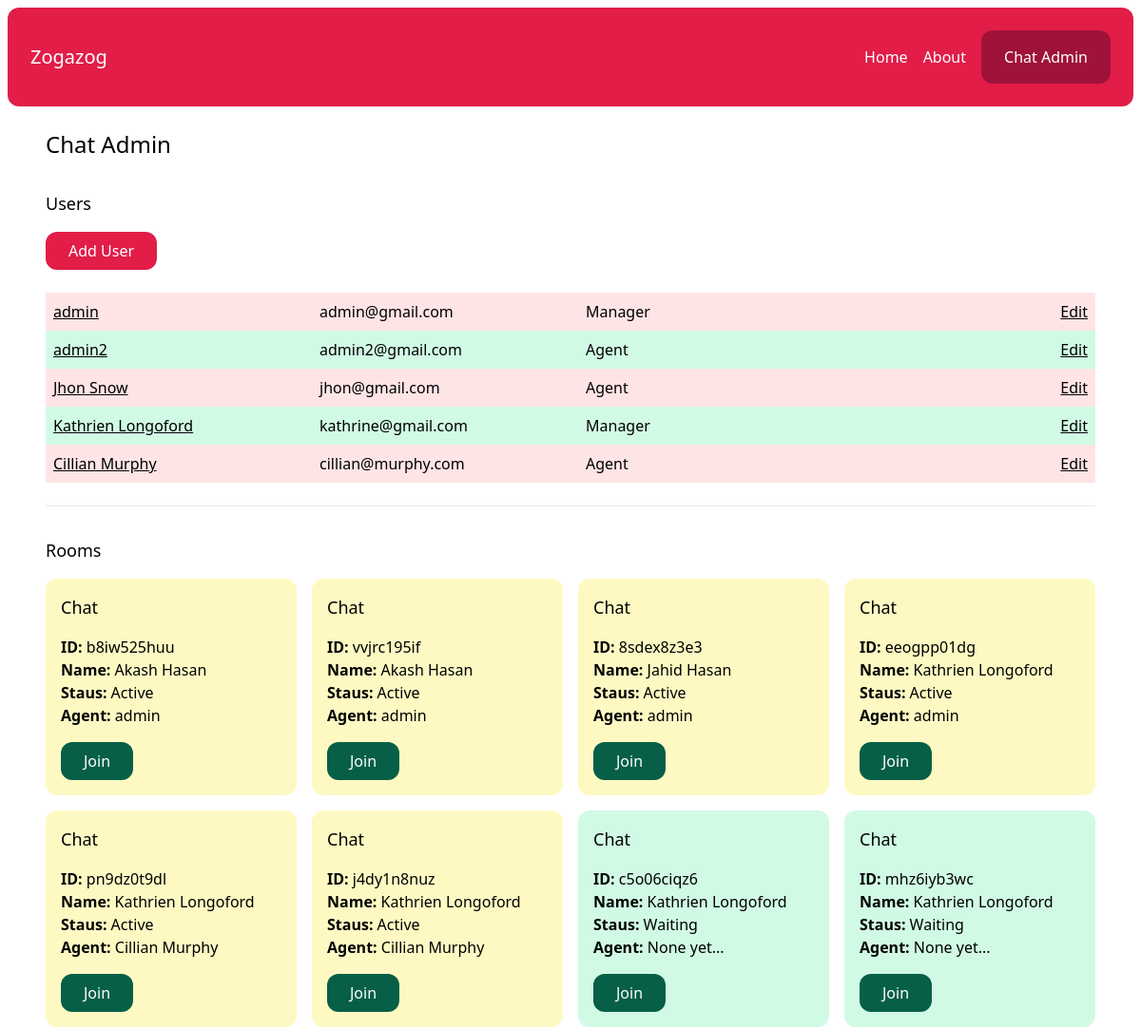
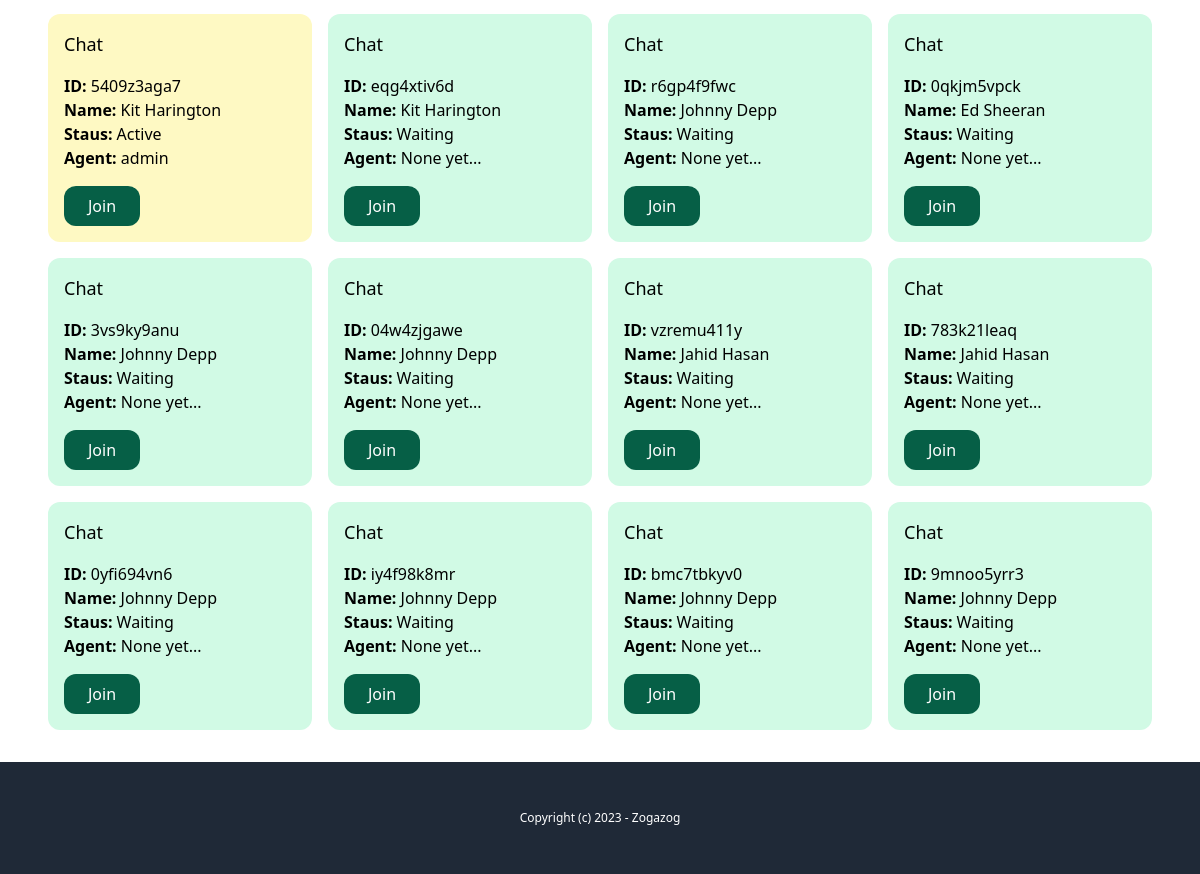
The page /chat-admin/ (signed in) on the database its author committed (2 pictures, top to bottom).
### account/models.py (models this page shows)
class User(AbstractBaseUser, PermissionsMixin):
    AGENT = 'agent'
    MANAGER = 'manager'
    ROLES_CHOICES = (
        (AGENT, 'Agent'),
        (MANAGER, 'Manager'),
    )
    id = models.UUIDField(primary_key=True, default=uuid.uuid4, editable=False)
    email = models.EmailField(unique=True)
    name = models.CharField(max_length=255, blank=True, default='')
    role = models.CharField(max_length=20, choices=ROLES_CHOICES, default=AGENT)
    is_active = models.BooleanField(default=True)
    is_superuser = models.BooleanField(default=False)
    is_staff = models.BooleanField(default=False)
    date_joined = models.DateTimeField(default=timezone.now)
    last_login = models.DateTimeField(blank=True, null=True)
    objects = CustomUserManager()
    USERNAME_FIELD = 'email'
    EMAIL_FIELD = 'email'
    REQUIRED_FIELDS = ['name']

### chat/models.py (models this page shows, shortened)
class Room(models.Model):
    WAITING = 'waiting'
    ACTIVE = 'active'
    CLOSED = 'closed'
    CHOICES_STATUS = (
        (WAITING, 'Waiting'),
        (ACTIVE, 'Active'),
        (CLOSED, 'Closed'),
    )
    uuid = models.CharField(_("UUID"), max_length=255)
    client = models.CharField(_("Client"), max_length=255)
    agent = models.ForeignKey(User, related_name='rooms',blank=True,null=True, on_delete=models.SET_NULL)
    messages = models.ManyToManyField(Message, blank=True)
    url = models.CharField(_("URL"), max_length=255,blank=True,null=True)
    status = models.CharField(_("STATUS"), max_length=20,choices=CHOICES_STATUS,default=WAITING)
    created_at = models.DateTimeField(_("Created At"), auto_now=False, auto_now_add=True)
    class Meta:
        ordering = ('-created_at',)

### chat/views.py (the view)
# urls.py: path('chat-admin/', views.admin, name="chat-admin"),
@login_required
def admin(request):
    rooms = Room.objects.all()
    users = User.objects.filter(is_staff=True)
    return render(request, 'chat/admin.html', {'rooms': rooms, 'users':users})

### chat/templates/chat/admin.html
{% extends "core/base.html" %}
{% load static %}
{% block content %}
    <h1 class="text-2xl">Chat Admin</h1>
    {% if perms.user.add_user %}
        <div class="mt-8">
            <h2 class="mb-4 text-lg">Users</h2>
            <a href="{% url "chat:add_user" %}" class="inline-block py-2 px-6 bg-rose-600 text-white rounded-xl">Add User</a>
            <div class="mt-6 ">
                {% for user in users %}
                    <div class="grid grid-cols-4 gap-4 py-2 {% cycle 'bg-rose-100' 'bg-emerald-100' %}">
                        <p class="px-2">
                            <a class="underline" href="{% url "chat:user_detail" user.pk %}">{{user.name}}</a>
                        </p>
                        <p class="px-2">{{user.email}}</p>
                        <p class="px-2">{{user.get_role_display}}</p>
                        <p class="px-2 text-right">
                            <a href="#" class="underline">Edit</a>
                        </p>
                    </div>
                {% endfor %}
            </div>
        </div>
    {% endif %}
    <hr class="my-6">
    <div class="mt-8">
        <h2 class="mb-4 text-lg">Rooms</h2>
        {% include "chat/partials/room_list.html" %}
    </div>
{% endblock content %}

### chat/templates/chat/partials/room_list.html
<div class="grid grid-cols-4 gap-4">
    {% for room in rooms %}
        <div class="p-4 rounded-xl {% if room.status == 'waiting' %}bg-emerald-100 {% elif room.status == 'active' %} bg-yellow-100 {% else %} bg-gray-100 {% endif %}">
            <h3 class="mb-4 text-lg">Chat</h3>
            <p>
                <b>ID: </b>{{room.uuid}} <br>
                <b>Name: </b> {{room.client}}<br>
                <b>Staus: </b> {{room.get_status_display}}<br>
                <b>Agent: </b> {% firstof room.agent.name  'None yet...' %}
            </p>
            <a href="{% url "chat:chat-room" room.uuid %}" class="mt-4 inline-block py-2 px-6 bg-emerald-800 text-white rounded-xl">Join</a>
        </div>
    {% endfor %}
</div>

### rows shown on the page
User: name "admin", email "admin@gmail.com", role "Manager"
User: name "admin2", email "admin2@gmail.com", role "Agent"
User: name "Jhon Snow", email "jhon@gmail.com", role "Agent"
User: name "Kathrien Longoford", email "kathrine@gmail.com", role "Manager"
User: name "Cillian Murphy", email "cillian@murphy.com", role "Agent"
Room: uuid "b8iw525huu", client "Akash Hasan", status "Active", agent.name "admin"
Room: uuid "vvjrc195if", client "Akash Hasan", status "Active", agent.name "admin"
Room: uuid "8sdex8z3e3", client "Jahid Hasan", status "Active", agent.name "admin"
Room: uuid "eeogpp01dg", client "Kathrien Longoford", status "Active", agent.name "admin"
Room: uuid "pn9dz0t9dl", client "Kathrien Longoford", status "Active", agent.name "Cillian Murphy"
Room: uuid "j4dy1n8nuz", client "Kathrien Longoford", status "Active", agent.name "Cillian Murphy"
Room: uuid "c5o06ciqz6", client "Kathrien Longoford", status "Waiting", agent "None yet..."
Room: uuid "mhz6iyb3wc", client "Kathrien Longoford", status "Waiting", agent "None yet..."
Room: uuid "5409z3aga7", client "Kit Harington", status "Active", agent.name "admin"
Room: uuid "eqg4xtiv6d", client "Kit Harington", status "Waiting", agent "None yet..."
Room: uuid "r6gp4f9fwc", client "Johnny Depp", status "Waiting", agent "None yet..."
Room: uuid "0qkjm5vpck", client "Ed Sheeran", status "Waiting", agent "None yet..."
Room: uuid "3vs9ky9anu", client "Johnny Depp", status "Waiting", agent "None yet..."
Room: uuid "04w4zjgawe", client "Johnny Depp", status "Waiting", agent "None yet..."
Room: uuid "vzremu411y", client "Jahid Hasan", status "Waiting", agent "None yet..."
Room: uuid "783k21leaq", client "Jahid Hasan", status "Waiting", agent "None yet..."
Room: uuid "0yfi694vn6", client "Johnny Depp", status "Waiting", agent "None yet..."
Room: uuid "iy4f98k8mr", client "Johnny Depp", status "Waiting", agent "None yet..."
Room: uuid "bmc7tbkyv0", client "Johnny Depp", status "Waiting", agent "None yet..."
Room: uuid "9mnoo5yrr3", client "Johnny Depp", status "Waiting", agent "None yet..."
